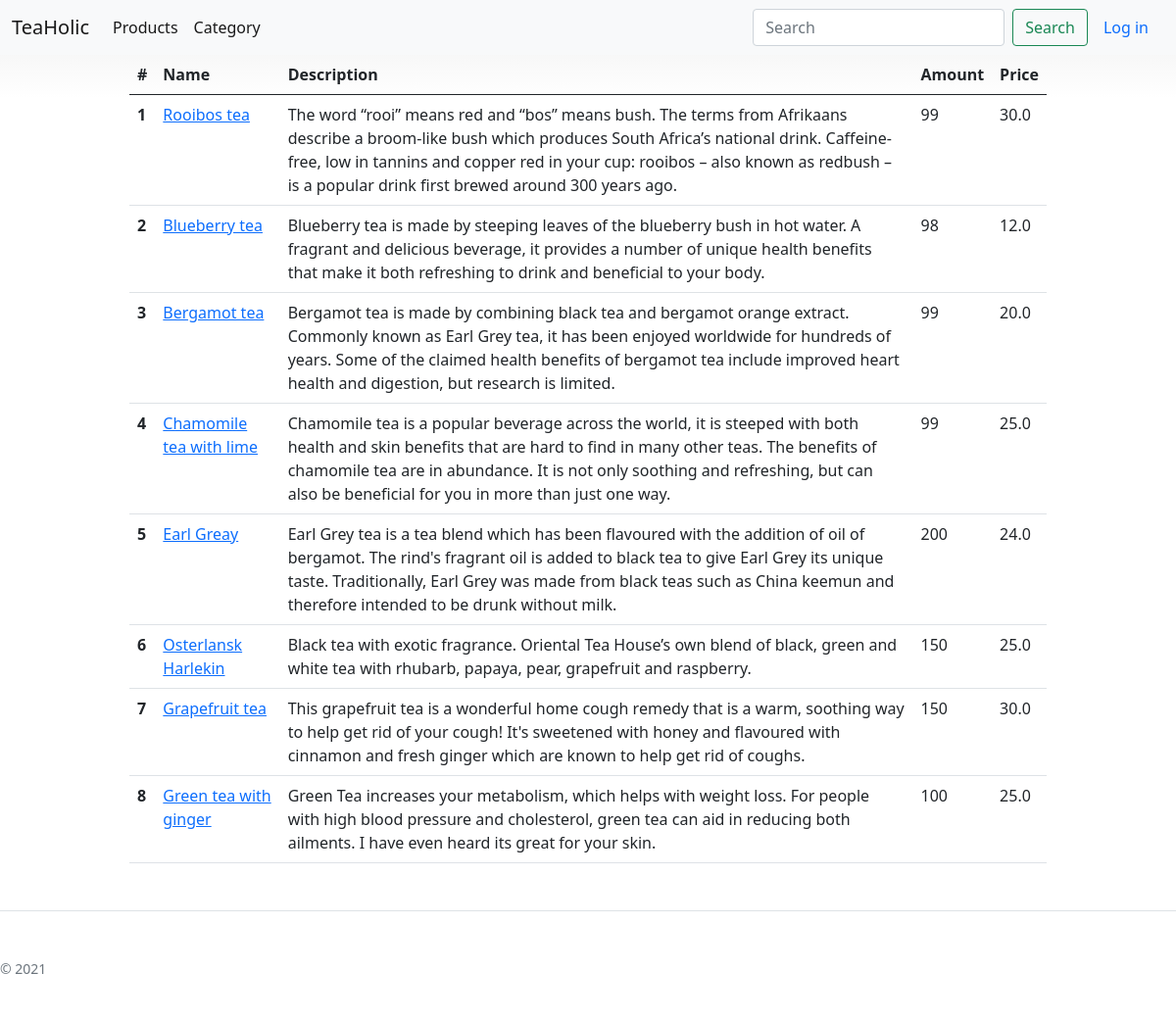
/product, run on the app's committed database.
### bboard/models.py (models this page shows)
class Product(models.Model):
    name = models.CharField(max_length=255)
    description = models.TextField(max_length=500)
    amount = models.IntegerField()
    price = models.FloatField()
    thumbnail = models.ImageField()
    id_category = models.ForeignKey(Category, on_delete=models.CASCADE)
    id_product_type = models.ForeignKey(ProductType, on_delete=models.CASCADE)
    id_author = models.ForeignKey(Author, on_delete=models.CASCADE)

### bboard/views.py (the view)
# urls.py: path('product', views.product, name = 'product'),
def product(request):
    products = Product.objects.all()
    user = get_userprofile(request)
    return render(request,'bboard/basis/products/product.html', {'products':products,'user':user})

### bboard/services/services.py (called while the page is built)
def get_userprofile(request):
    if request.user.is_authenticated:
        user = request.user
        user_profile = UserProfile.objects.get(user=user)
        return user_profile
    else:
        return None

### bboard/templates/bboard/basis/products/product.html (shortened to what this page needs)
{% extends "bboard/basis/base.html" %}
{% block content %}
<div class="container">
    {% if products|length %}
        <table class="table">
            <thead>
            <tr>
                <th scope="col">#</th>
                <th scope="col">Name</th>
                <th scope="col">Description</th>
                <th scope="col">Amount</th>
                <th scope="col">Price</th>
            </tr>
            </thead>
    {% for product in products  %}
            <tr>
                <th scope="row">{{ forloop.counter }}</th>
                <td > <a href="{% url 'product_detail' id=product.id %}" >{{ product.name}}</a></td>
                <td >{{ product.description}}</td>
                <td >{{ product.amount}}</td>
                <td >{{ product.price}}</td>
            </tr>
    {% endfor %}
        </table>
    {% else  %}
        <p>No products found in the category. </p>
    {% endif %}
</div>
{% endblock %}

### bboard/static/bboard/css/pricing.css (style rules this page uses)
body { background-image: linear-gradient(180deg, #eee, #fff 100px, #fff); }
.container { max-width: 960px; }

### data on the page
Product: name "Rooibos tea", description "The word “rooi” means red and “bos” means bush. The terms from Afrikaans describe a broom-like bush which produces South Africa’s national drink. Caffeine-free, low in tannins and copper red in your cup: rooibos – also known as redbush – is a popular drink first brewed around 300 years ago.", amount "99", price "30.0"
Product: name "Blueberry tea", description "Blueberry tea is made by steeping leaves of the blueberry bush in hot water. A fragrant and delicious beverage, it provides a number of unique health benefits that make it both refreshing to drink and beneficial to your body.", amount "98", price "12.0"
Product: name "Bergamot tea", description "Bergamot tea is made by combining black tea and bergamot orange extract. Commonly known as Earl Grey tea, it has been enjoyed worldwide for hundreds of years. Some of the claimed health benefits of bergamot tea include improved heart health and digestion, but research is limited.", amount "99", price "20.0"
Product: name "Chamomile tea with lime", description "Chamomile tea is a popular beverage across the world, it is steeped with both health and skin benefits that are hard to find in many other teas. The benefits of chamomile tea are in abundance. It is not only soothing and refreshing, but can also be beneficial for you in more than just one way.", amount "99", price "25.0"
Product: name "Earl Greay", description "Earl Grey tea is a tea blend which has been flavoured with the addition of oil of bergamot. The rind's fragrant oil is added to black tea to give Earl Grey its unique taste. Traditionally, Earl Grey was made from black teas such as China keemun and therefore intended to be drunk without milk.", amount "200", price "24.0"
Product: name "Osterlansk Harlekin", description "Black tea with exotic fragrance. Oriental Tea House’s own blend of black, green and white tea with rhubarb, papaya, pear, grapefruit and raspberry.", amount "150", price "25.0"
Product: name "Grapefruit tea", description "This grapefruit tea is a wonderful home cough remedy that is a warm, soothing way to help get rid of your cough! It's sweetened with honey and flavoured with cinnamon and fresh ginger which are known to help get rid of coughs.", amount "150", price "30.0"
Product: name "Green tea with ginger", description "Green Tea increases your metabolism, which helps with weight loss. For people with high blood pressure and cholesterol, green tea can aid in reducing both ailments. I have even heard its great for your skin.", amount "100", price "25.0"
